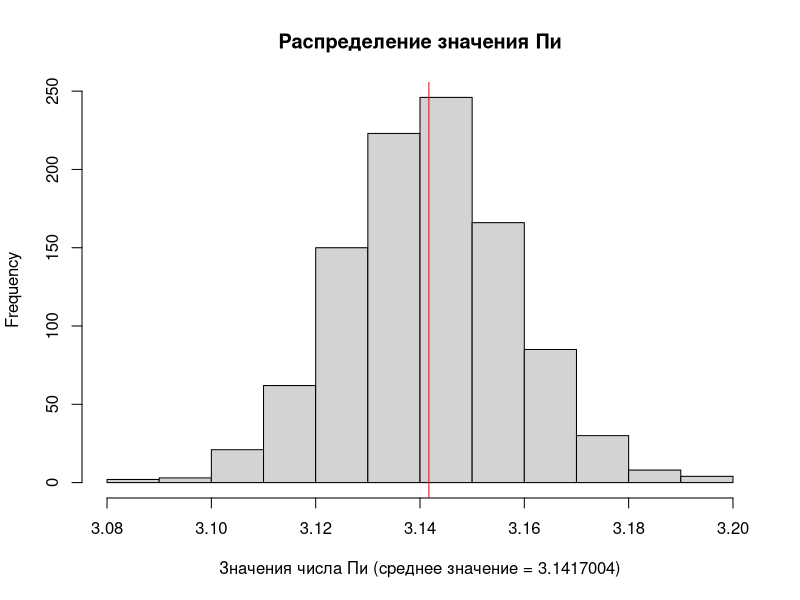

R code for this plot:
# график
plot_calc_pi <- function(n) {
    x <- runif(n, min = -1, max = 1)
    y <- runif(n, min = -1, max = 1)
    dist <- x^2 + y^2
    a <- ifelse(dist < 1, 1, 0)
    data <- data.frame(x = x, y = y, dist = dist, a = a)
    
    circleFun <- function(center = c(0,0),diameter = 1, npoints = 100){
        r = diameter / 2
        tt <- seq(0,2*pi,length.out = npoints)
        xx <- center[1] + r * cos(tt)
        yy <- center[2] + r * sin(tt)
        return(data.frame(x = xx, y = yy))
    }
    circle <- circleFun(c(0, 0), 2, npoints = 100)
    
    ggplot(data, aes(x = x, y = y)) +
        geom_point(aes(color = as.factor(a))) +
        geom_rect(aes(xmin = -1, ymin = -1, xmax = 1, ymax = 1), 
                  color = "black",
                  fill = NA) +
        geom_path(aes(x, y), circle) +
        ggtitle(paste("pi =", 4*sum(a)/length(a))) +
        theme(legend.position = "none",
              plot.title = element_text(hjust = 0.5))
}

# Просто подсчет
calc_pi <- function(n) {
    x <- runif(n, min = -1, max = 1)
    y <- runif(n, min = -1, max = 1)
    dist <- x^2 + y^2
    a <- ifelse(dist < 1, 1, 0)
    4*sum(a)/length(a)
}

# Распределение
x <- numeric(1000)
for(i in 1:length(x)) {
    x[i] <- calc_pi(10000)
}
hist(x, 
     xlab = paste0("Значения числа Пи (среднее значение = ", mean(x), ")"), 
     main = "Распределение значения Пи")
abline(v = mean(x), col = "red")
